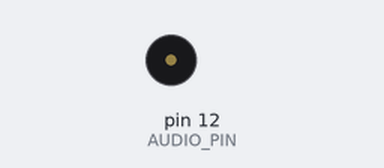
A sketch run on a simulated Arduino Uno, built with avr-gcc and run on an emulated ATmega328P. Shown: buzzer (waves = sounding).

Above: at 1.02 s.
At 2.82 s:
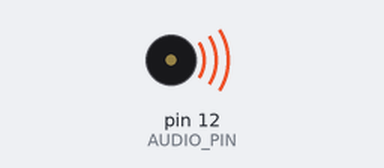
Timing chart, 0 to 3.1 s (numbered marks = the images above):
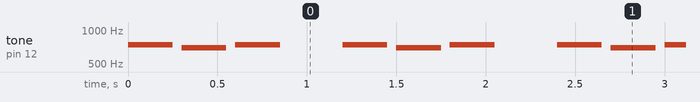

The sketch:

prog1_ex0601.ino
```cpp
#define AUDIO_PIN 12
#define TD 1//so
#define TE 2//fa #
#define TF 3//fa
#define TG 4
#define TA 5
#define TB 6
#define TX 7
int freq[]={784,740,698,784,392,440,494,0};
int melody[16][2]={
  {TD,250},{TE,250},{TD,250},{TX,1000},{TD,250},{TE,250},{TD,250},{TX,250},
  {TD,250},{TE,250},{TD,250},{TX,1000},{TD,250},{TE,250},{TD,250},{TX,250},
};
void setup() {
  // put your setup code here, to run once:
pinMode(AUDIO_PIN,OUTPUT);
}

void loop() {
  // put your main code here, to run repeatedly:
for (int i=0;i<16;i++)
{
  tone(AUDIO_PIN,freq[melody[i][0]],melody[i][1]);
  delay(300);
}
}
```

Measured:
- by itself, tone on pin 12 (AUDIO_PIN): repeats every 1.2 s: silent 0.05 s, 698 Hz 0.25 s, silent 0.05 s, 740 Hz 0.25 s, silent 0.35 s, 740 Hz 0.25 s
